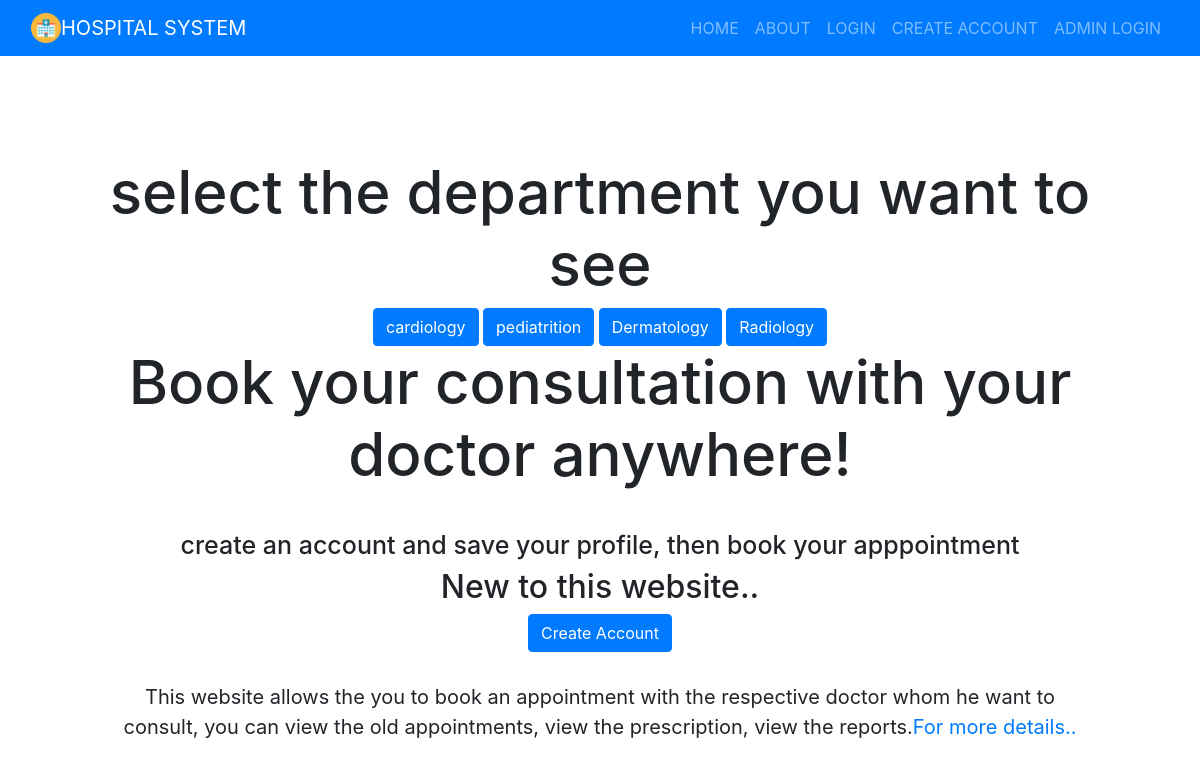
The page / on the database its author committed.
### sitehandler/models.py (models this page shows)
class department(models.Model):
	name = models.CharField(max_length=50)

### sitehandler/views.py (the view)
# urls.py: path('',homepage,name='homepage'),
def homepage(request):
	a=department.objects.all()
	return render(request,'index.html',{"a":a})

### sitehandler/templates/index.html
{% include 'include.html' %}
{% include 'navbar.html' %}
{% block body %}
<section class="general-area-home">
     <h1>select the department you want to see</h1>
      {% for x in a %}
      <a href="{% url 'department' x.name %}">  <button class="btn btn-primary">{{x.name}}</button></a>
        {% endfor %}
        <h1>Book your consultation with your doctor anywhere!</h1>
        <h3>create an account and save your profile, then book your apppointment</h3>
        <div class="row" id="row1">
            <div class="col offset-lg-0">
                <h2>New to this website..</h2><a class="btn btn-primary" href="{% url 'createaccountpage' %}">Create Account</a>
            </div>
        </div>
        <div class="row">
            <div class="col">
                <p class="text-center">This website allows the you to book an appointment with the respective doctor whom he want to consult, you can view the old appointments, view the prescription, view the reports.<a data-bs-hover-animate="flash" href="{% url 'aboutpage' %}">For more details..</a></p>
            </div>
        </div>
</section>
{% endblock %}

### sitehandler/static/css/styles.css (style rules this page uses)
.general-area-home { padding-top: 100px; padding-right: 10px; text-align: center; padding-left: 10px; margin-left: 80px; margin-right: 80px; }
.h1, h1 { font-size: 60px; }
.h3, h3 { font-size: 25px; margin-top: 40px; }
.text-center { margin-top: 30px; }
p { font-size: 20px; margin-top: 30px; margin-left: 30px; margin-right: 30px; }

### rows shown on the page
department: name "cardiology"
department: name "pediatrition"
department: name "Dermatology"
department: name "Radiology"
